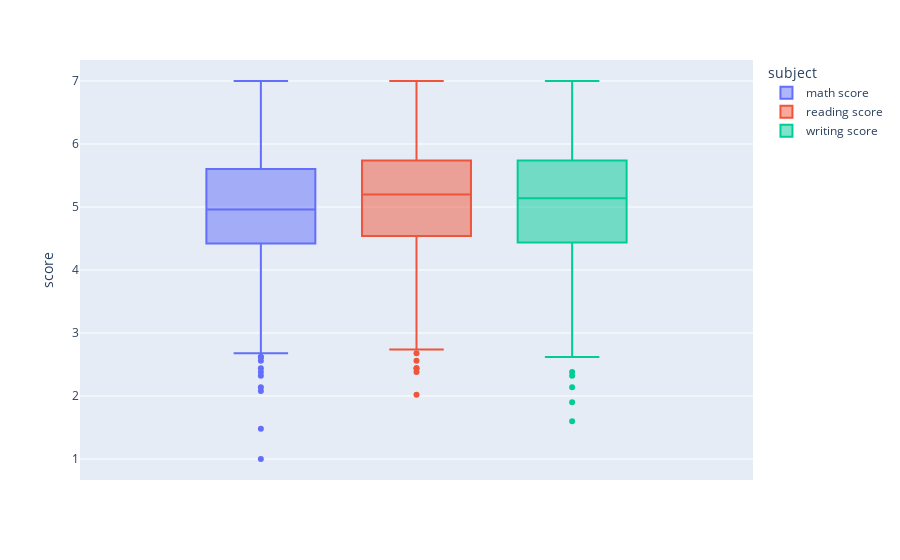

The notebook cell this image was saved under:
### Markdown cell above
**Gráfico de Caja:**

### Code cell
fig = px.box(df_melt, y='score',color = df_melt['subject'])
fig.show()

### Figure 1 — Plotly figure (JSON) as saved in the notebook; plotly's stock layout.template omitted (floating-point values rounded to 4 significant figures; data arrays with more than 128 entries replaced by an {"elided": "..."} marker saying what was removed)
{"data": [{"alignmentgroup": "True", "hovertemplate": "subject=math score<br>score=%{y}<extra></extra>", "legendgroup": "math score", "marker": {"color": "#636efa"}, "name": "math score", "notched": false, "offsetgroup": "math score", "orientation": "v", "showlegend": true, "type": "box", "x0": " ", "xaxis": "x", "y": {"elided": "875 float values"}, "y0": " ", "yaxis": "y"}, {"alignmentgroup": "True", "hovertemplate": "subject=reading score<br>score=%{y}<extra></extra>", "legendgroup": "reading score", "marker": {"color": "#EF553B"}, "name": "reading score", "notched": false, "offsetgroup": "reading score", "orientation": "v", "showlegend": true, "type": "box", "x0": " ", "xaxis": "x", "y": {"elided": "875 float values"}, "y0": " ", "yaxis": "y"}, {"alignmentgroup": "True", "hovertemplate": "subject=writing score<br>score=%{y}<extra></extra>", "legendgroup": "writing score", "marker": {"color": "#00cc96"}, "name": "writing score", "notched": false, "offsetgroup": "writing score", "orientation": "v", "showlegend": true, "type": "box", "x0": " ", "xaxis": "x", "y": {"elided": "875 float values"}, "y0": " ", "yaxis": "y"}], "layout": {"boxmode": "group", "legend": {"title": {"text": "subject"}, "tracegroupgap": 0}, "margin": {"t": 60}, "xaxis": {"anchor": "y", "domain": [0, 1]}, "yaxis": {"anchor": "x", "domain": [0, 1], "title": {"text": "score"}}}}
